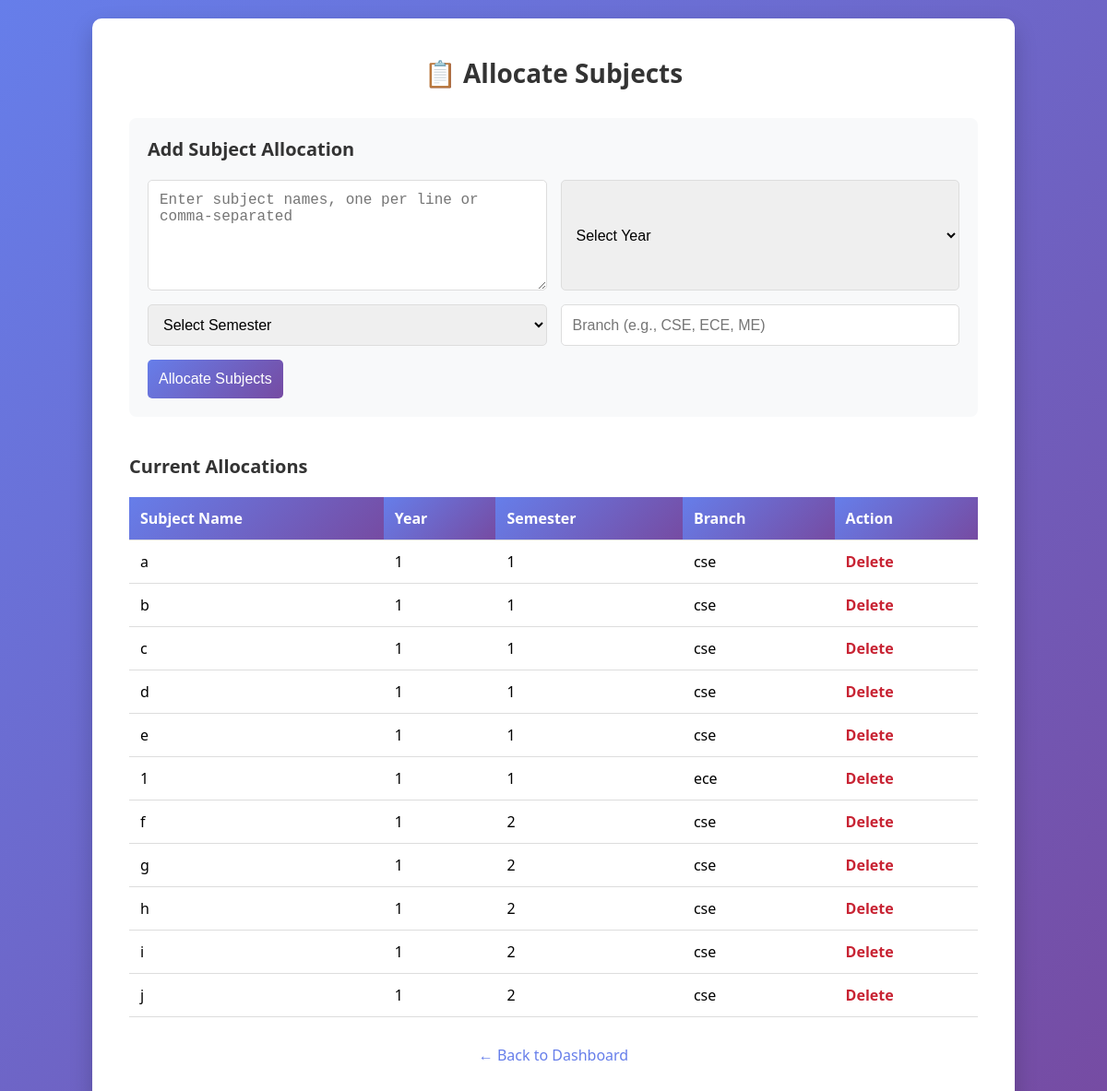
/allocate_subjects (signed in), run on the app's committed database.
### tables this page shows
CREATE TABLE subject_allocation (

        id INTEGER PRIMARY KEY AUTOINCREMENT,
        subject_name TEXT,
        year INTEGER,
        semester INTEGER,
        branch TEXT

    );

### app.py (the view)
@app.route("/allocate_subjects")
def allocate_subjects():
    if not session.get("admin"):
        return redirect("/admin")
    conn = sqlite3.connect("student.db")
    conn.row_factory = sqlite3.Row
    cursor = conn.cursor()
    cursor.execute("""
        SELECT *
        FROM subject_allocation
        ORDER BY year, semester, branch, subject_name
    """)
    allocations = cursor.fetchall()
    conn.close()
    return render_template("admin/allocate_subjects.html",
                         allocations=allocations)

### templates/admin/allocate_subjects.html (shortened to what this page needs)
<!DOCTYPE html>
<html lang="en">
<head>
</head>
<body>
    <div class="container">
        <h1>📋 Allocate Subjects</h1>
        <div class="form-section">
            <h2>Add Subject Allocation</h2>
            <form action="/save_allocation" method="POST">
                <div class="form-row">
                    <textarea name="subject_names" placeholder="Enter subject names, one per line or comma-separated" rows="4" required></textarea>
                    <select name="year" required>
                        <option value="">Select Year</option>
                    </select>
                </div>
                <div class="form-row">
                    <select name="semester" required>
                        <option value="">Select Semester</option>
                    </select>
                    <input name="branch" placeholder="Branch (e.g., CSE, ECE, ME)" required>
                </div>
                <button type="submit">Allocate Subjects</button>
            </form>
        </div>
        <div class="allocations-section">
            <h2>Current Allocations</h2>
            {% if allocations %}
            <table>
                <thead>
                    <tr>
                        <th>Subject Name</th>
                        <th>Year</th>
                        <th>Semester</th>
                        <th>Branch</th>
                        <th>Action</th>
                    </tr>
                </thead>
                <tbody>
                    {% for allocation in allocations %}
                    <tr>
                        <td>{{ allocation.subject_name }}</td>
                        <td>{{ allocation.year }}</td>
                        <td>{{ allocation.semester }}</td>
                        <td>{{ allocation.branch }}</td>
                        <td><a class="delete-link" href="/delete_allocation/{{ allocation.id }}">Delete</a></td>
                    </tr>
                    {% endfor %}
                </tbody>
            </table>
            {% else %}
            <div class="no-data">No subject allocations found.</div>
            {% endif %}
        </div>
        <div class="back-link">
            <a href="/admin_dashboard">← Back to Dashboard</a>
        </div>
    </div>
</body>
</html>

### templates/admin/allocate_subjects.html (style rules this page uses)
* { margin: 0; padding: 0; box-sizing: border-box; }
body { font-family: 'Segoe UI', Tahoma, Geneva, Verdana, sans-serif; background: linear-gradient(135deg, #667eea 0%, #764ba2 100%); min-height: 100vh; padding: 20px; }
.container { max-width: 1000px; margin: 0 auto; background: white; padding: 40px; border-radius: 10px; box-shadow: 0 10px 25px rgba(0, 0, 0, 0.2); }
h1 { color: #333; margin-bottom: 30px; text-align: center; font-size: 28px; }
.form-section { margin-bottom: 40px; padding: 20px; background: #f8f9fa; border-radius: 8px; }
.form-section h2 { color: #333; margin-bottom: 20px; font-size: 20px; }
form { display: flex; flex-direction: column; gap: 15px; }
.form-row { display: flex; gap: 15px; flex-wrap: wrap; }
input, select, textarea { padding: 12px; border: 1px solid #ddd; border-radius: 5px; font-size: 16px; flex: 1; min-width: 200px; }
textarea { resize: vertical; min-height: 120px; }
button { padding: 12px; background: linear-gradient(135deg, #667eea 0%, #764ba2 100%); color: white; border: none; border-radius: 5px; font-size: 16px; cursor: pointer; transition: background 0.3s; align-self: flex-start; }
.allocations-section { margin-top: 40px; }
.allocations-section h2 { color: #333; margin-bottom: 20px; font-size: 20px; }
table { width: 100%; border-collapse: collapse; margin-top: 20px; }
th, td { padding: 12px; text-align: left; border-bottom: 1px solid #ddd; }
th { background: linear-gradient(135deg, #667eea 0%, #764ba2 100%); color: white; }
.back-link { text-align: center; margin-top: 30px; }
.back-link a { color: #667eea; text-decoration: none; }
.delete-link { color: #c82333; text-decoration: none; font-weight: 600; }

### data on the page
subject_allocation: subject_name "a", year "1", semester "1", branch "cse"
subject_allocation: subject_name "b", year "1", semester "1", branch "cse"
subject_allocation: subject_name "c", year "1", semester "1", branch "cse"
subject_allocation: subject_name "d", year "1", semester "1", branch "cse"
subject_allocation: subject_name "e", year "1", semester "1", branch "cse"
subject_allocation: subject_name "1", year "1", semester "1", branch "ece"
subject_allocation: subject_name "f", year "1", semester "2", branch "cse"
subject_allocation: subject_name "g", year "1", semester "2", branch "cse"
subject_allocation: subject_name "h", year "1", semester "2", branch "cse"
subject_allocation: subject_name "i", year "1", semester "2", branch "cse"
subject_allocation: subject_name "j", year "1", semester "2", branch "cse"
